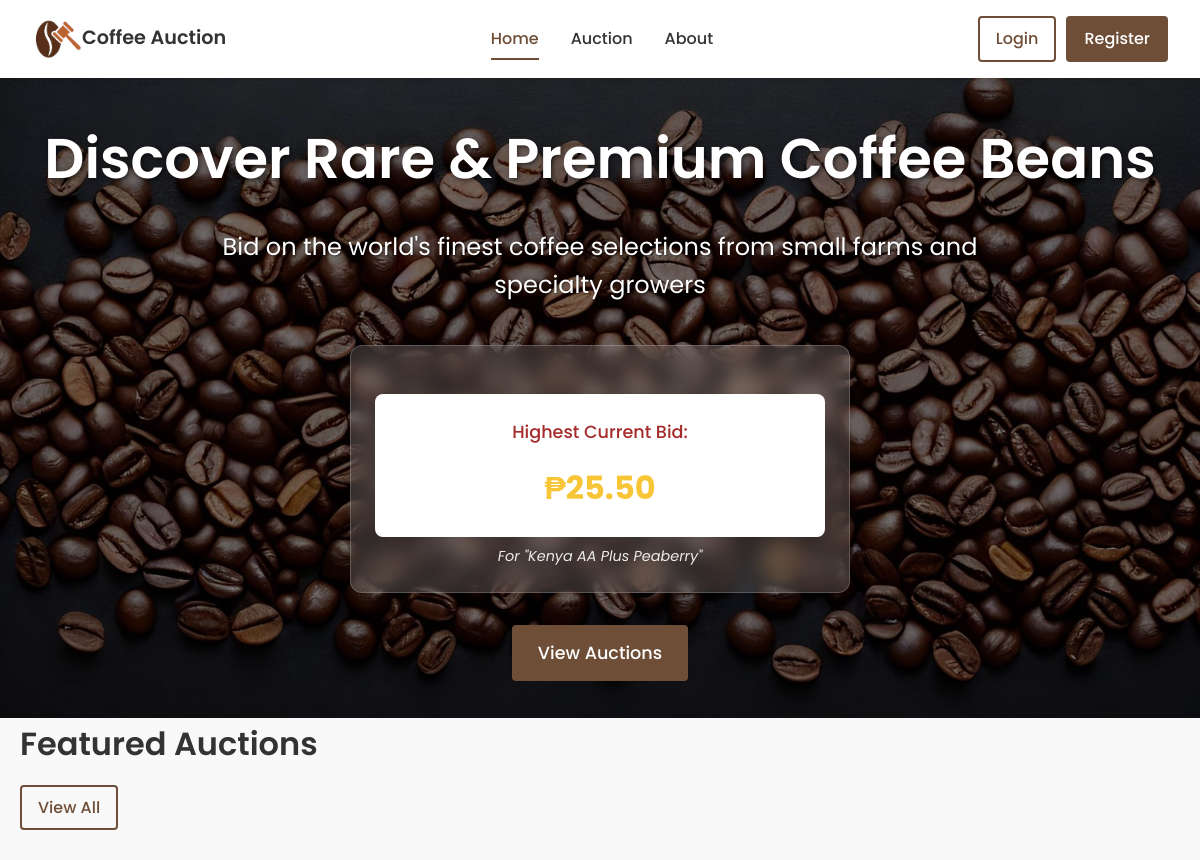
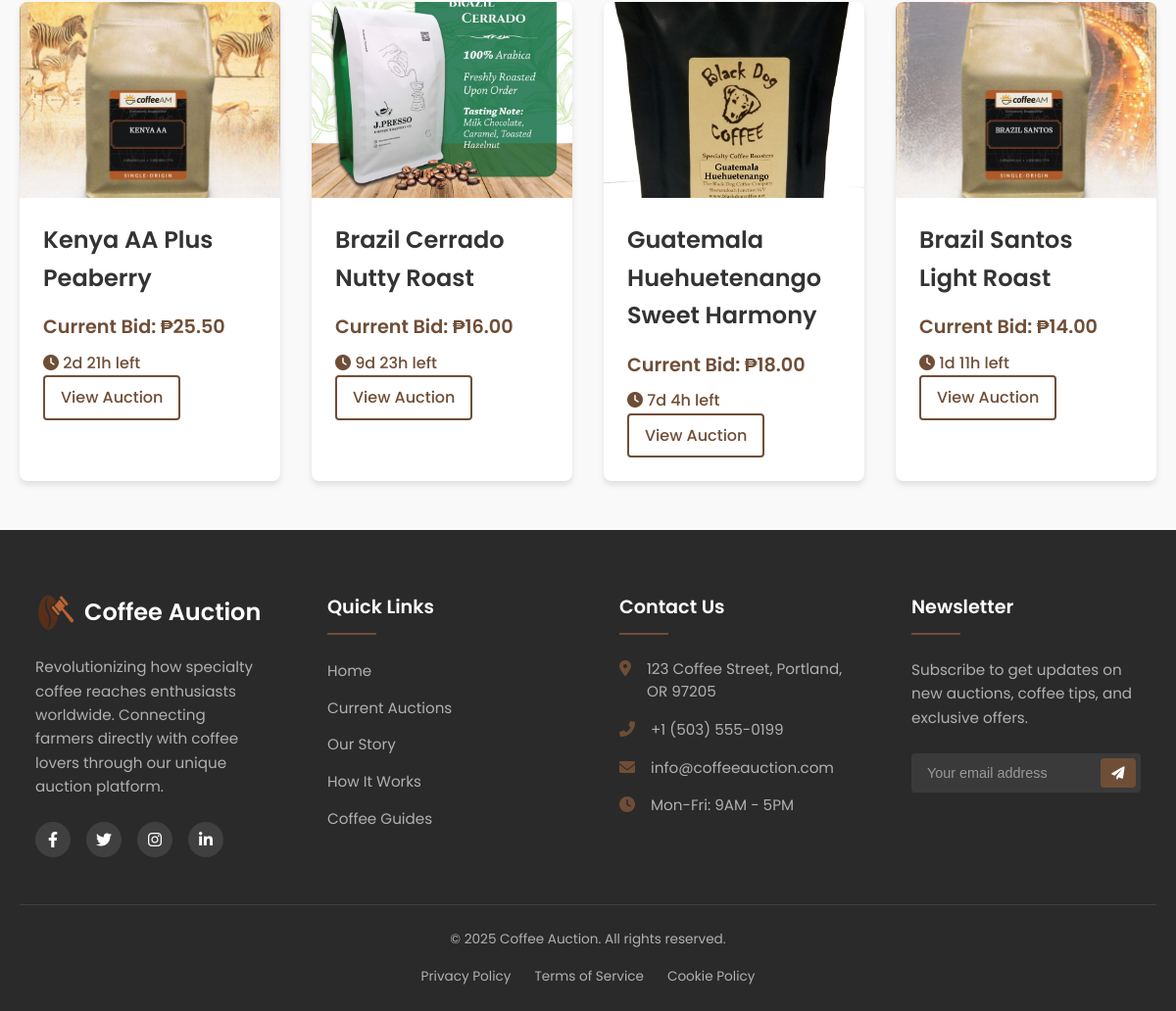
The page / on the database its author committed (2 pictures, top to bottom).
### tables this page shows
CREATE TABLE `items` (
  `id` int(11) NOT NULL,
  `name` varchar(100) NOT NULL,
  `image` varchar(255) NOT NULL,
  `description` text DEFAULT NULL,
  `starting_price` decimal(10,2) NOT NULL,
  `bid_end_date` datetime DEFAULT NULL,
  `is_limited` tinyint(1) DEFAULT 0,
  `quantity` int(11) DEFAULT 1,
  `items_sold` int(11) DEFAULT 0,
  `notified` tinyint(1) DEFAULT 0
);

### index.php (the view, shortened to what this page needs)
<?php include 'db_connect.php'; ?>
<?php
$current_page = basename($_SERVER['PHP_SELF']);
$is_home = ($current_page == 'index.php' || $current_page == 'user_account.php');
$highestBidStmt = $pdo->query("SELECT i.*, MAX(b.bid_amount) as max_bid
                              FROM items i
                              LEFT JOIN bids b ON i.id = b.item_id
                              WHERE i.bid_end_date > NOW()
                              GROUP BY i.id
                              ORDER BY max_bid DESC
                              LIMIT 1");
$highestBidItem = $highestBidStmt->fetch();
$highestBid = $highestBidItem ? ($highestBidItem['max_bid'] ?: $highestBidItem['starting_price']) : 0;
?>
<!DOCTYPE html>
<html lang="en">
<head>
    <link rel="stylesheet" href="style.css">
    <link rel="stylesheet" href="https://cdnjs.cloudflare.com/ajax/libs/font-awesome/6.0.0/css/all.min.css">
</head>
<body>
    <nav class="navbar">
        <div class="navbar-left">
            <div class="logo">
                <img src="images/crop.png" alt="Coffee-Auction" style="width:50px;">
                <span class="logo-text">Coffee Auction</span>
            </div>
        </div>
        <div class="navbar-center">
            <a href="index.php" class="nav-link <?= $is_home ? 'active' : '' ?>">Home</a>
            <a href="auction.php" class="nav-link <?= $current_page == 'auction.php' ? 'active' : '' ?>">Auction</a>
            <a href="about.php" class="nav-link <?= $current_page == 'about.php' ? 'active' : '' ?>">About</a>
        </div>
        <div class="navbar-right">
            <?php if (isset($_SESSION['user_id'])): ?>
                <div class="notification-container">
                    <span class="user-greeting">Hi, <?= htmlspecialchars($_SESSION['user_name']) ?></span>
                    <?php
                    $stmt = $pdo->prepare("SELECT COUNT(*) FROM notifications WHERE user_id = ? AND is_read = FALSE");
                    $stmt->execute([$_SESSION['user_id']]);
                    $unreadCount = $stmt->fetchColumn();
                    ?>
                    <div class="notification-icon">
                        <i class="fas fa-bell"></i>
                        <?php if ($unreadCount > 0): ?>
                            <span class="notification-badge"><?= $unreadCount ?></span>
                        <?php endif; ?>
                        <div class="notification-dropdown">
                            <div class="notification-header">
                                <h4>Notifications</h4>
                                <a href="mark_all_read.php" class="mark-all-read">Mark all as read</a>
                            </div>
                            <div class="notification-list">
                                <?php
                                $notifications = getUserNotifications($_SESSION['user_id']);
                                if (empty($notifications)) {
                                    echo '<div class="notification-item empty">No notifications</div>';
                                } else {
                                    foreach ($notifications as $notification) {
                                        $class = $notification['is_read'] ? 'read' : 'unread';
                                        echo '<div class="notification-item '.$class.'">';
                                        echo htmlspecialchars($notification['message']);
                                        $createdAt = new DateTime($notification['created_at']);
                                        $createdAt->setTimezone(new DateTimeZone('Asia/Manila'));
                                        echo '<div class="notification-time" title="'.$createdAt->format('M j, Y h:i A').'">';
                                        echo time_elapsed_string($notification['created_at']);
                                        echo '</div>';
                                        if (!$notification['is_read']) {
                                            echo '<a href="mark_read.php?id='.$notification['id'].'" class="mark-read">Mark read</a>';
                                        }
                                        echo '</div>';
                                    }
                                }
                                ?>
                            </div>
                        </div>
                    </div>
                    <a href="logout.php" class="btn btn-outline">Logout</a>
                </div>
            <?php else: ?>
                <a href="login.php" class="btn btn-outline">Login</a>
                <a href="register.php" class="btn btn-primary">Register</a>
            <?php endif; ?>
        </div>
    </nav>
    <header class="hero">
        <div class="hero-content">
            <h1>Discover Rare & Premium Coffee Beans</h1>
            <p>Bid on the world's finest coffee selections from small farms and specialty growers</p>
            <?php if ($highestBidItem): ?>
                <div class="highest-bid-banner">
                    <div class="bid-info">
                        <span class="label">Highest Current Bid:</span>
                        <span class="amount">₱<?= number_format($highestBid, 2) ?></span>
                    </div>
                    <div class="item-info">
                        For "<?= htmlspecialchars($highestBidItem['name']) ?>"
                    </div>
                </div>
            <?php endif; ?>
            <a href="auction.php" class="btn btn-primary btn-large">View Auctions</a>
        </div>
    </header>
    <main class="container">
    <section class="featured-auctions">
    <div class="section-header">
        <h2>Featured Auctions</h2>
        <a href="auction.php" class="btn btn-outline">View All</a>
    </div>
    <div class="auction-grid">
        <?php
        $stmt = $pdo->query("SELECT * FROM items WHERE bid_end_date > NOW() ORDER BY RAND() LIMIT 4");
        while ($item = $stmt->fetch()) {
            $bidStmt = $pdo->prepare("SELECT MAX(bid_amount) as max_bid FROM bids WHERE item_id = ?");
            $bidStmt->execute([$item['id']]);
            $bid = $bidStmt->fetch();
            $currentBid = $bid['max_bid'] ? $bid['max_bid'] : $item['starting_price'];
            echo '<div class="auction-card">
                <div class="auction-image" style="background-image: url(images/' . $item['image'] . ')"></div>
                <div class="auction-details">
                    <h3>' . htmlspecialchars($item['name']) . '</h3>
                    <p class="current-bid">Current Bid: ₱' . number_format($currentBid, 2) . '</p>
                    <div class="time-remaining">
                        <i class="fas fa-clock"></i> ' . timeRemaining($item['bid_end_date']) . '
                    </div>
                    <a href="product_view.php?id=' . (int)$item['id'] . '" class="btn btn-outline">View Auction</a>
                </div>
            </div>';
        }
        function timeRemaining($endDate) {
            $now = new DateTime();
            $end = new DateTime($endDate);
            $interval = $now->diff($end);
            if ($interval->d > 0) {
                return $interval->d . 'd ' . $interval->h . 'h left';
            } elseif ($interval->h > 0) {
                return $interval->h . 'h ' . $interval->i . 'm left';
            } else {
                return $interval->i . 'm left';
            }
        }
        ?>
    </div>
</section>
    </main>
    <footer class="modern-footer">
    <div class="footer-container">
        <div class="footer-grid">
            <div class="footer-column">
                <div class="footer-logo">
                    <img src="images/crop.png" alt="Coffee Auction" class="logo-img">
                    <span class="logo-texts">Coffee Auction</span>
                </div>
                <p class="footer-about">
                    Revolutionizing how specialty coffee reaches enthusiasts worldwide.
                    Connecting farmers directly with coffee lovers through our unique auction platform.
                </p>
                <div class="social-links">
                    <a href="#" class="social-link"><i class="fab fa-facebook-f"></i></a>
                    <a href="#" class="social-link"><i class="fab fa-twitter"></i></a>
                    <a href="#" class="social-link"><i class="fab fa-instagram"></i></a>
                    <a href="#" class="social-link"><i class="fab fa-linkedin-in"></i></a>
                </div>
            </div>
            <div class="footer-column">
                <h3 class="footer-title">Quick Links</h3>
                <ul class="footer-links">
                    <li><a href="index.php">Home</a></li>
                    <li><a href="auction.php">Current Auctions</a></li>
                    <li><a href="about.php">Our Story</a></li>
                    <li><a href="#">How It Works</a></li>
                    <li><a href="#">Coffee Guides</a></li>
                </ul>
            </div>
            <div class="footer-column">
                <h3 class="footer-title">Contact Us</h3>
                <ul class="contact-info">
                    <li class="contact-item">
                        <i class="fas fa-map-marker-alt contact-icon"></i>
                        <span>123 Coffee Street, Portland, OR 97205</span>
                    </li>
                    <li class="contact-item">
                        <i class="fas fa-phone-alt contact-icon"></i>
                        <span>+1 (503) 555-0199</span>
                    </li>
                    <li class="contact-item">
                        <i class="fas fa-envelope contact-icon"></i>
                        <span>info@coffeeauction.com</span>
                    </li>
                    <li class="contact-item">
                        <i class="fas fa-clock contact-icon"></i>
                        <span>Mon-Fri: 9AM - 5PM</span>
                    </li>
                </ul>
            </div>
            <div class="footer-column">
                <h3 class="footer-title">Newsletter</h3>
                <p class="newsletter-text">
                    Subscribe to get updates on new auctions, coffee tips, and exclusive offers.
                </p>
                <form class="newsletter-form">
                    <input type="email" placeholder="Your email address" required>
                    <button type="submit" class="subscribe-btn">
                        <i class="fas fa-paper-plane"></i>
                    </button>
                </form>
            </div>
        </div>
        <div class="footer-bottom">
            <div class="copyright">
                &copy; <?php echo date('Y'); ?> Coffee Auction. All rights reserved.
            </div>
            <div class="legal-links">
                <a href="#">Privacy Policy</a>
                <a href="#">Terms of Service</a>
                <a href="#">Cookie Policy</a>
            </div>
        </div>
    </div>
</footer>
</body>
</html>

### index.php (style rules this page uses)
.hero { position: relative; height: 80vh; overflow: hidden; color: white; display: flex; align-items: center; text-align: center; }
.hero-content { width: 100%; max-width: 1200px; margin: 0 auto; padding: 0 20px; position: relative; z-index: 2; }
.hero h1 { font-size: 3.5rem; margin-bottom: 1.5rem; text-shadow: 2px 2px 4px rgba(0,0,0,0.5); }
.hero p { font-size: 1.5rem; margin-bottom: 2.5rem; max-width: 800px; margin-left: auto; margin-right: auto; text-shadow: 1px 1px 2px rgba(0,0,0,0.5); }
.highest-bid-banner { background: rgba(255, 255, 255, 0.15); backdrop-filter: blur(10px); border-radius: 12px; padding: 1.5rem; margin: 2rem auto; max-width: 500px; border: 1px solid rgba(255, 255, 255, 0.2); }
.bid-info { display: flex; justify-content: center; align-items: center; gap: 1rem; margin-bottom: 0.5rem; }
.bid-info .label { font-size: 1.1rem; font-weight: 500; color: brown; }
.bid-info .amount { font-size: 2rem; font-weight: 700; color: #f8c537; }
.item-info { font-style: italic; font-size: 0.9rem; opacity: 0.9; }

### rows shown on the page
items: name "Kenya AA Plus Peaberry", image (picture), currentBid "25.50", bid_end_date "2d 21h left"
items: image (picture), name "Brazil Cerrado Nutty Roast", currentBid "16.00", bid_end_date "9d 23h left"
items: image (picture), name "Guatemala Huehuetenango Sweet Harmony", currentBid "18.00", bid_end_date "7d 4h left"
items: image (picture), name "Brazil Santos Light Roast", currentBid "14.00", bid_end_date "1d 11h left"

### other values the page prints
$highestBid "25.50"
